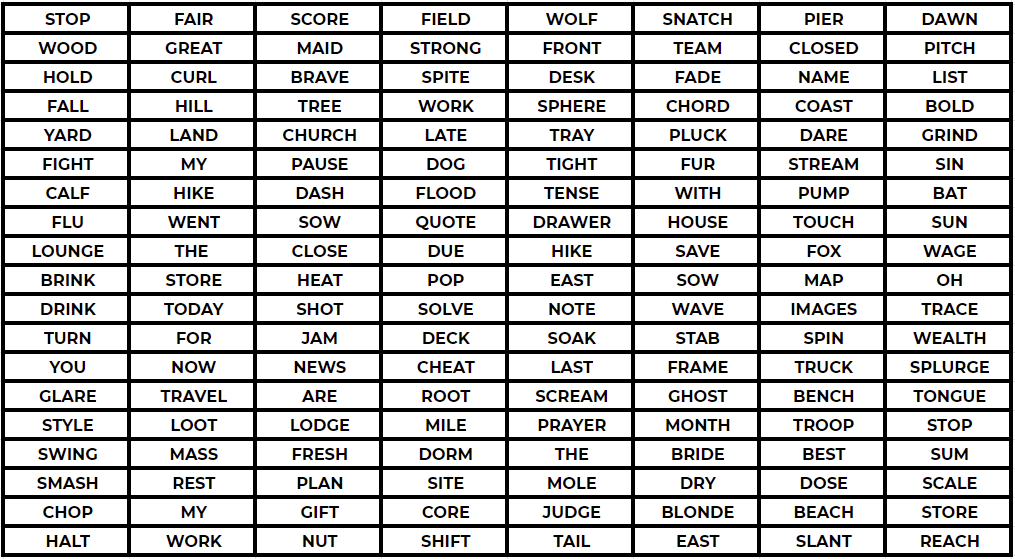
#> input picture 16_Working With Images/Exercise/word_matrix.png, 1015 x 559 px
$ jupyter execute 02_Image-Exercise.ipynb
#> lines starting #> are read from the running program, lines starting #| are printed output that depends on the picture
___

<a href='https://www.udemy.com/user/joseportilla/'></a>
___
<center><em>Content Copyright by Pierian Data</em></center>

# Image Exercise

In the folder "Working with Images" (same folder this notebook is located in) there are two images we will be working with:
* word_matrix.png
* mask.png

The word_matrix is a .png image that contains a spreadsheet of words with a hidden message in it.

Your task is to use the mask.png image to reveal the hidden message inside the word_matrix.png. Keep in mind, you may need to make changes to the mask.png in order for this to work. That is all we'll say for now, since we really want you to discover this on your own!

This exercise is more open-ended, so we won't guide you with the steps, instead, letting you explore and figure things out on your own as you would in a real world situation. However, if you get stuck, you can always view the solutions video or notebook for guidance. Best of luck!

[cell 1]
from PIL import Image

[cell 2]
word_mat = Image.open('./word_matrix.png')
#> word_mat is the input picture: PIL image 1015x559 RGBA; mean R, G, B, A 192.9, 192.7, 192.7, 255
word_mat

[cell 3]
mask_img = Image.open('./mask.png')
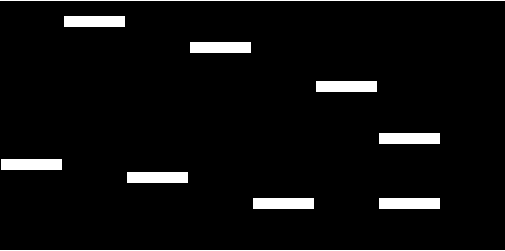
#> input picture 16_Working With Images/Exercise/mask.png, 505 x 251 px
#> mask_img is the input picture: PIL image 505x251 RGBA; mean R, G, B, A 12.8, 12.8, 12.8, 255
mask_img

[cell 4]
word_mat.size
#> Out = (1015, 559)

[cell 5]
mask_img.size
#> Out = (505, 251)

[cell 6]
mask_img = mask_img.resize((1015, 559))
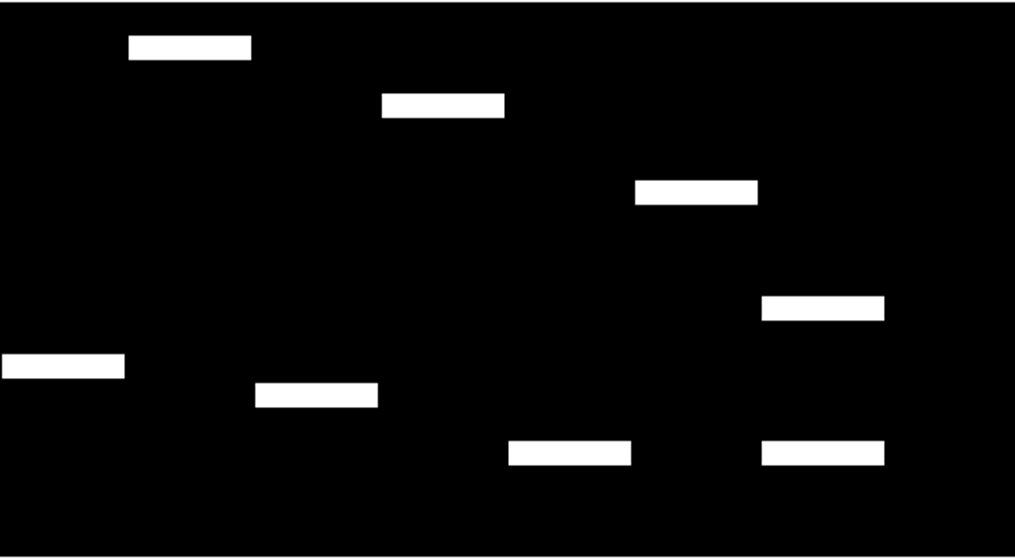
#> mask_img: PIL image 1015x559 RGBA; mean R, G, B, A 12.9, 12.9, 12.9, 255

[cell 7]
mask_img

[cell 8]
mask_img.putalpha(150)
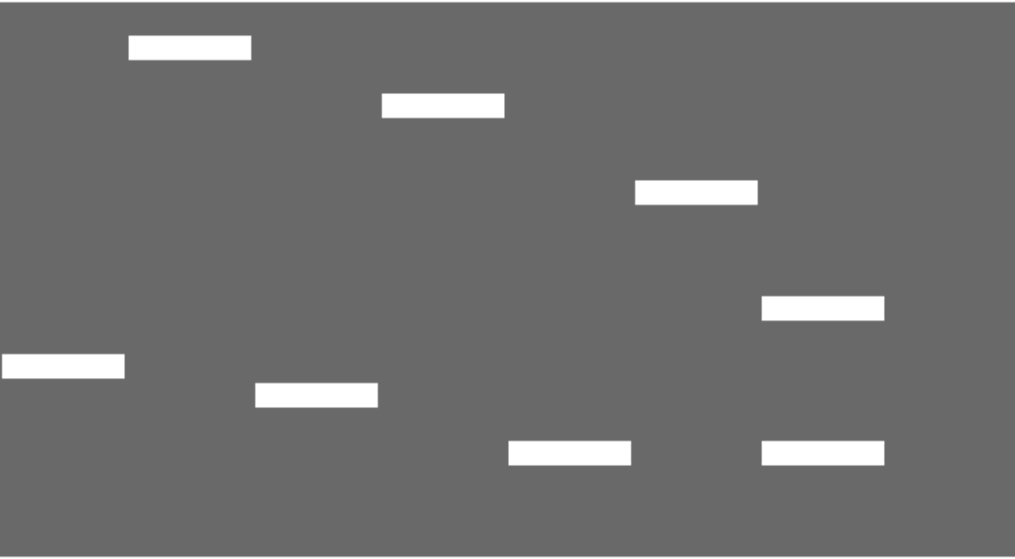
#> mask_img: PIL image 1015x559 RGBA; mean R, G, B, A 12.9, 12.9, 12.9, 150; transparent parts drawn white

[cell 9]
mask_img

[cell 10]
word_mat.paste(im=mask_img, box=(0,0), mask=mask_img)
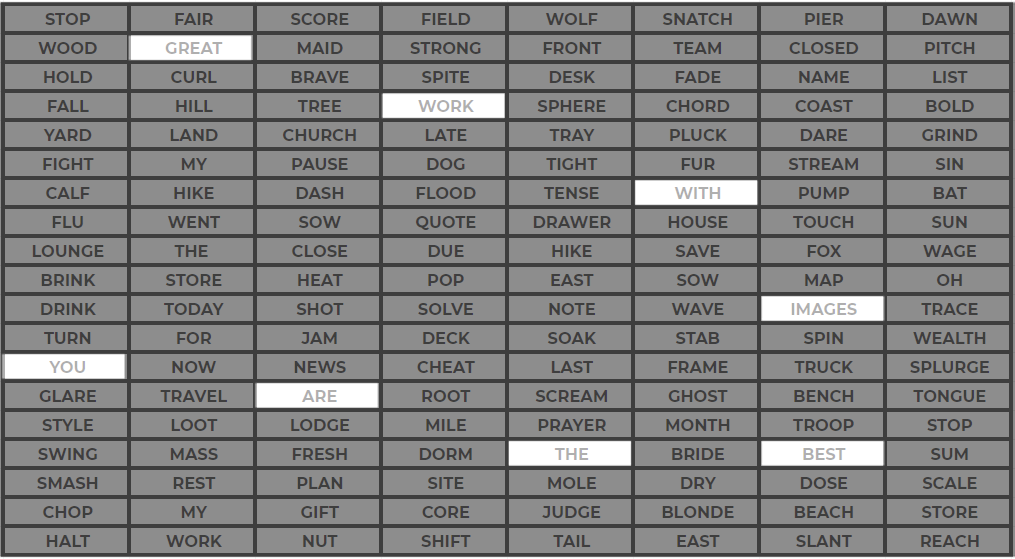
#> word_mat: PIL image 1015x559 RGBA; mean R, G, B, A 87, 86.9, 86.9, 193; transparent parts drawn white
